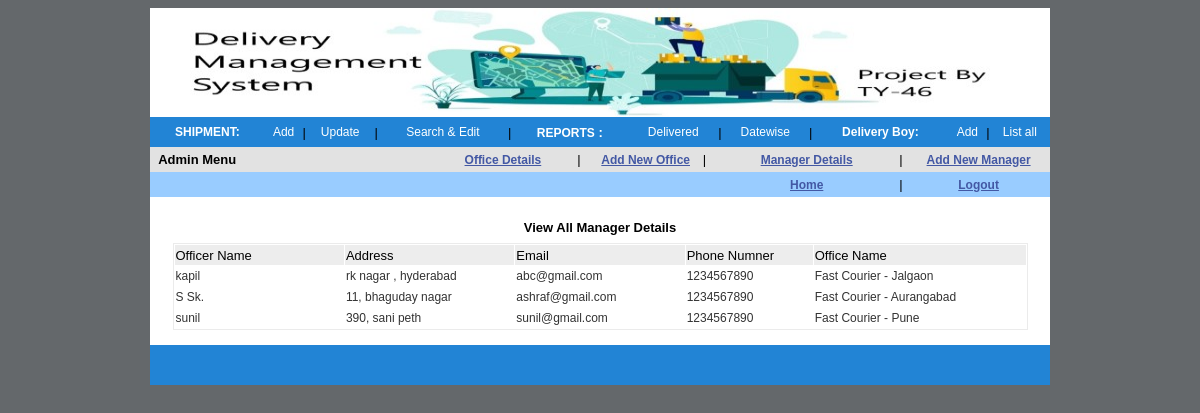
/manager-list.php (signed in), run on the app's committed database.
### tables this page shows
CREATE TABLE `tbl_courier_officers` (
  `cid` int(10) NOT NULL,
  `officer_name` varchar(40) NOT NULL,
  `off_pwd` varchar(40) NOT NULL,
  `address` varchar(250) NOT NULL,
  `email` varchar(100) NOT NULL,
  `ph_no` varchar(12) NOT NULL,
  `office` varchar(100) NOT NULL,
  `reg_date` datetime NOT NULL
);

### manager-list.php (the view, shortened to what this page needs)
<?php
require_once 'library.php';
$sql = "SELECT *
		FROM tbl_courier_officers";
$result = mysqli_query($dbConn, $sql);
?>
<!DOCTYPE html PUBLIC "-//W3C//DTD HTML 4.01 Transitional//EN" "http://www.w3.org/TR/html4/loose.dtd">
<html>
<head>
    <link href="css/mystyle.css" rel="stylesheet" type="text/css">
    <link href="css/style.css" rel="stylesheet" type="text/css">
</head>
<body>
    <table border="0" cellpadding="0" cellspacing="0" align="center" width="900">
        <tbody>
            <tr>
                <td width="900">
                    <?php require "header.php";
?>
                </td>
            </tr>
            <tr>
                <td bgcolor="#FFFFFF">
                    <table border="0" align="center" width="80%">
                        <tbody>
                            <tr>
                                <td class="LargeBlue" bgcolor="#FFFFFF" align="left">&nbsp;</td>
                            </tr>
                            <tr>
                                <td class="LargeBlue" bgcolor="#FFFFFF" align="left">
                                    <div class="Partext1" align="center"><strong>View All Manager Details </strong></div>
                                </td>
                            </tr>
                        </tbody>
                    </table>
                    <table border="0" cellpadding="1" cellspacing="1" align="center" width="95%">
                        <tbody>
                            <tr>
                                <td>
                                </td>
                            </tr>
                        </tbody>
                    </table>
                    <table class="blackbox" border="0" cellpadding="1" cellspacing="1" align="center" width="95%">
                        <tbody>
                            <tr class="BoldRED" bgcolor="#FFFFFF" style="height:20px;">
                                <td class="newtext" bgcolor="#EDEDED" width="20%">Officer Name </td>
                                <td class="newtext" bgcolor="#EDEDED" width="20%">Address</td>
                                <td class="newtext" bgcolor="#EDEDED" width="20%">Email</td>
                                <td class="newtext" bgcolor="#EDEDED" width="15%">Phone Numner</td>
                                <td class="newtext" bgcolor="#EDEDED" width="25%">Office Name </td>
                            </tr>
                            <?php
    while ($data = mysqli_fetch_array($result)) {
        extract($data); ?>
                            <tr onMouseOver="this.bgColor='gold';" onMouseOut="this.bgColor='#FFFFFF';" bgcolor="#FFFFFF" style="height:20px;">
                                <td class="gentxt"><?php echo $officer_name; ?></td>
                                <td class="gentxt"><?php echo $address; ?></td>
                                <td class="gentxt"><?php echo $email; ?></td>
                                <td class="gentxt"><?php echo $ph_no; ?></td>
                                <td class="gentxt"><?php echo $office; ?></td>
                            </tr>
                            <?php
    }
    ?>
                        </tbody>
                    </table>
                    <br>
                </td>
            </tr>
            <tr>
                <td>
                    <table border="0" cellpadding="0" cellspacing="0" align="center" width="900">
                        <tbody>
                            <tr>
                                <td bgcolor="#2284d5" height="40" width="476">&nbsp;</td>
                                <td bgcolor="#2284d5" width="304">
                                </td>
                            </tr>
                        </tbody>
                    </table>
                </td>
            </tr>
        </tbody>
    </table>
</body>
</html>

### header.php (shortened to what this page needs)
<table border="0" cellpadding="0" cellspacing="0" align="center" width="900">
    <tbody>
        <tr>
            <td>
                <table border="0" cellpadding="0" cellspacing="0" width="900">
                    <tbody>
                        <tr>
                            <td colspan="16">
                                <img src="images/trheader.jpeg" height="109" width="900">
                            </td>
                        </tr>
                        <tr bgcolor="#2284d5">
                            <td height="30">
                                <div align="center"><span class="headtext13 style2"><strong>SHIPMENT:</strong></span></div>
                            </td>
                            <td height="30">
                                <div class="lowerstyle" align="center"> <a href="add-courier.php">Add</a></div>
                            </td>
                            <td width="3">
                                <div align="center">|</div>
                            </td>
                            <td height="30">
                                <div class="lowerstyle" align="center"><a href="courier-list.php">Update </a></div>
                            </td>
                            <td width="3">
                                <div align="center">|</div>
                            </td>
                            <td>
                                <div class="lowerstyle" align="center">
                                    <div align="center"><a href="search-edit.php">Search &amp; Edit </a></div>
                                </div>
                            </td>
                            <td width="3">
                                <div align="center">|</div>
                            </td>
                            <td height="30">
                                <div align="center"><span class="headtext13 style2"><strong>REPORTS</strong></span><span class="heading"><strong> : </strong></span></div>
                            </td>
                            <td height="30">
                                <div class="lowerstyle" align="center"><a href="delivered-list.php">Delivered </a> </div>
                            </td>
                            <td width="3">|</td>
                            <td>
                                <div class="lowerstyle" align="center"><a href="datewise-list.php">Datewise </a> </div>
                            </td>
                            <td width="3">
                                <div align="center">|</div>
                            </td>
                            <td height="30">
                                <div align="center"><span class="headtext13 style2"><strong>Delivery Boy:</strong></span></div>
                            </td>
                            <td height="30">
                                <div class="lowerstyle" align="center"> <a href="add-new-delivery-boy.php">Add</a></div>
                            </td>
                            <td width="3">
                                <div align="center">|</div>
                            </td>
                            <td height="30">
                                <div class="lowerstyle" align="center"><a href="delivery-boy-list.php">List all</a></div>
                            </td>
                        </tr>
                    </tbody>
                </table>
                <?php
if (isset($_SESSION['user_type'])) {
    ?>
                <table border="0" cellpadding="0" cellspacing="0" width="900">
                    <tbody>
                        <tr style="height:25px;">
                            <td bgcolor="#E2E2E2" width="4">&nbsp;</td>
                            <td bgcolor="#E2E2E2" width="240">&nbsp;<b>Admin Menu</b></td>
                            <td bgcolor="#E2E2E2" width="130">
                                <div align="center"><a href="offices-list.php" class="headtext13">Office Details</a></div>
                            </td>
                            <td bgcolor="#E2E2E2" width="10">|</td>
                            <td bgcolor="#E2E2E2" width="100">
                                <div align="center"><a href="add-office.php" class="headtext13">Add New Office</a></div>
                            </td>
                            <td bgcolor="#E2E2E2" width="10">|</td>
                            <td bgcolor="#E2E2E2" width="162">
                                <div align="center"><a href="manager-list.php" class="headtext13">Manager Details</a> </div>
                            </td>
                            <td bgcolor="#E2E2E2" width="7">|</td>
                            <td bgcolor="#E2E2E2" width="125">
                                <div align="center"><a href="add-new-officer.php" class="headtext13">Add New Manager</a></div>
                            </td>
                        </tr>
                    </tbody>
                </table>
                <?php
}
?>
                <table border="0" cellpadding="0" cellspacing="0" width="900">
                    <tbody>
                        <tr style="height:25px;">
                            <td bgcolor="#99CCFF" width="4">&nbsp;</td>
                            <td bgcolor="#99CCFF" width="350">&nbsp;</td>
                            <td bgcolor="#99CCFF" width="130">
                            </td>
                            <td bgcolor="#99CCFF" width="10"></td>
                            <td bgcolor="#99CCFF" width="162">
                                <div align="center"><a href="admin.php" class="headtext13">Home</a> </div>
                            </td>
                            <td bgcolor="#99CCFF" width="7">|</td>
                            <td bgcolor="#99CCFF" width="125">
                                <div align="center"><a href="process.php?action=logOut" class="headtext13">Logout</a></div>
                            </td>
                        </tr>
                    </tbody>
                </table>

### css/mystyle.css (style rules this page uses)
.blackbox { border: 1px solid #EBEBEB; padding: 0px; }
body { font-family: Helvetica, Helvetica, Helvetica, Helvetica; font-size: 13px; background-color: #64686B; }
.lowerstyle { font-family: Helvetica, Helvetica, Helvetica, Helvetica; font-size: 12px; color: #FFFFFF; }
.lowerstyle a { font-family: Helvetica, Helvetica, Helvetica, Helvetica; font-size: 12px; color: #FFFFFF; text-decoration: none; }
.gentxt { FONT-SIZE: 12px; TEXT-TRANSFORM: none; COLOR: #333333; FONT-STYLE: normal; FONT-FAMILY: Verdana, Arial; TEXT-DECORATION: none }
.newtext { font-family: Helvetica, Helvetica, Helvetica; font-size: 13px; color: #000000; }
.Partext1 { FONT-SIZE: 13px; LINE-HEIGHT: 17px; FONT-FAMILY: Helvetica, Helvetica, Helvetica; }

### css/style.css (style rules this page uses)
.headtext13 { font-family: Helvetica, Helvetica, Helvetica; font-size: 12px; font-weight: bold; color: #4358A4; }
.lowerstyle { font-family: Helvetica, Helvetica, Helvetica, Helvetica; font-size: 12px; }
.heading { font: Verdana; font-size: 13px; color: #FFFFFF; }

### header.php (style rules this page uses)
td { white-space: nowrap; }

### data on the page
tbl_courier_officers: officer_name "kapil", address "rk nagar , hyderabad", email "abc@gmail.com", ph_no "1234567890", office "Fast Courier - Jalgaon"
tbl_courier_officers: officer_name "S Sk.", address "11, bhaguday nagar", email "ashraf@gmail.com", ph_no "1234567890", office "Fast Courier - Aurangabad"
tbl_courier_officers: officer_name "sunil", address "390, sani peth", email "sunil@gmail.com", ph_no "1234567890", office "Fast Courier - Pune"
